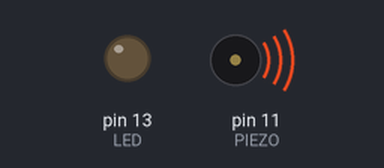
Bench run of a sketch on a simulated Arduino Uno, built with avr-gcc and run on an emulated ATmega328P. On the bench: output pins drawn as LEDs (lit = HIGH), buzzer (waves = sounding).

Above: at 0.06 s.
At 20.0 s:
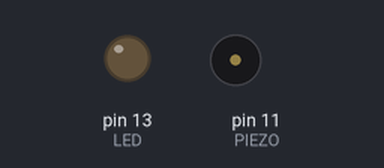
Timing chart, 0 to 40.0 s (numbered marks = the images above):
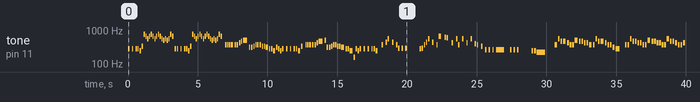

Measured:
- by itself, tone on pin 11 (PIEZO): plays 277 Hz for 0.12 s, 277 Hz for 0.09 s, 277 Hz for 0.09 s, 277 Hz for 0.10 s, 247 Hz for 0.10 s, 330 Hz for 0.10 s … (188 notes in this stretch)

The sketch:

Piano__Edit_5.ino
```cpp
/*
 Unravel Preset Piano

 Press one of the first four buttons and the buzzer will play a note.
 From left to right the piano notes are G4, A4, A#4 and C5.
 The fifth button is coded for a melody. Which means that when you press
 it a song, which you can code, will play.

 Made by: ExeCuteLi
 Published On: May 25, 2018
 Link to project:
 https://create.arduino.cc/projecthub/executeli/unravel-preset-piano-easy-arduino-even-a-ghoul-can-make-it-17c472?ref=similar&ref_id=65462&offset=3

 ------------------------------------------------------------------------
 Piano Music Box

 For this project I have replaced the fifth button with the piano key C#4.
 A potentiometer was added to control three states.
 The first state allows for the buttons and buzzer to act as a piano.
 The second state allows for the buttons to act as a music box.
 Each button in the music box mode will play a song.
 The third state will play every song on a loop.

 Songs were coded by watching tutorials such as this https://www.youtube.com/watch?v=6_qY9_rTGlk,
 writing down what each note was and for how long the note played for on a scae of 1 to 8, and
 then entering those numbers into the code

 Updated by: Braedon Rix
 Date: December 6, 2019
*/

//Defining every individual note, #include "pitches.h" was broken
#define NOTE_B0 31
#define NOTE_C1 33
#define NOTE_CS1 35
#define NOTE_D1 37
#define NOTE_DS1 39
#define NOTE_E1 41
#define NOTE_F1 44
#define NOTE_FS1 46
#define NOTE_G1 49
#define NOTE_GS1 52
#define NOTE_A1 55
#define NOTE_AS1 58
#define NOTE_B1 62
#define NOTE_C2 65
#define NOTE_CS2 69
#define NOTE_D2 73
#define NOTE_DS2 78
#define NOTE_E2 82
#define NOTE_F2 87
#define NOTE_FS2 93
#define NOTE_G2 98
#define NOTE_GS2 104
#define NOTE_A2 110
#define NOTE_AS2 117
#define NOTE_B2 123
#define NOTE_C3 131
#define NOTE_CS3 139
#define NOTE_D3 147
#define NOTE_DS3 156
#define NOTE_E3 165
#define NOTE_F3 175
#define NOTE_FS3 185
#define NOTE_G3 196
#define NOTE_GS3 208
#define NOTE_A3 220
#define NOTE_AS3 233
#define NOTE_B3 247
#define NOTE_C4 262
#define NOTE_CS4 277
#define NOTE_D4 294
#define NOTE_DS4 311
#define NOTE_E4 330
#define NOTE_F4 349
#define NOTE_FS4 370
#define NOTE_G4 392
#define NOTE_GS4 415
#define NOTE_A4 440
#define NOTE_AS4 466
#define NOTE_B4 494
#define NOTE_C5 523
#define NOTE_CS5 554
#define NOTE_D5 587
#define NOTE_DS5 622
#define NOTE_E5 659
#define NOTE_F5 698
#define NOTE_FS5 740
#define NOTE_G5 784
#define NOTE_GS5 831
#define NOTE_A5 880
#define NOTE_AS5 932
#define NOTE_B5 988
#define NOTE_C6 1047
#define NOTE_CS6 1109
#define NOTE_D6 1175
#define NOTE_DS6 1245
#define NOTE_E6 1319
#define NOTE_F6 1397
#define NOTE_FS6 1480
#define NOTE_G6 1568
#define NOTE_GS6 1661
#define NOTE_A6 1760
#define NOTE_AS6 1865
#define NOTE_B6 1976
#define NOTE_C7 2093
#define NOTE_CS7 2217
#define NOTE_D7 2349
#define NOTE_DS7 2489
#define NOTE_E7 2637
#define NOTE_F7 2794
#define NOTE_FS7 2960
#define NOTE_G7 3136
#define NOTE_GS7 3322
#define NOTE_A7 3520
#define NOTE_AS7 3729
#define NOTE_B7 3951
#define NOTE_C8 4186
#define NOTE_CS8 4435
#define NOTE_D8 4699
#define NOTE_DS8 4978
#define ACTIVATED LOW

//Define Arrays for each song and the duration of the notes
// notes in the melody
//Defining which note will play next in a song
//int melody[] = {      Removed
//Unravel
//This is from the original project
//NOTE_AS4, NOTE_C5, NOTE_AS4, NOTE_A4, NOTE_G4,  NOTE_C5, NOTE_AS4, NOTE_A4, NOTE_G4, NOTE_G4, NOTE_F4, 0, 0,
//NOTE_DS4, NOTE_DS4, NOTE_F4, NOTE_D4, 0, 0, 0, NOTE_D4, NOTE_D4, NOTE_D4, NOTE_D4, NOTE_D5, NOTE_D5,
//NOTE_G3, NOTE_AS3, NOTE_C4, NOTE_G3, NOTE_G3, NOTE_AS3, NOTE_AS4, NOTE_A4, NOTE_A4, NOTE_A4, NOTE_AS4, NOTE_AS4,
//NOTE_G3, NOTE_AS3, NOTE_C4, NOTE_G3, NOTE_G3, NOTE_AS3,
//NOTE_AS4, NOTE_C5, NOTE_AS4, NOTE_A4, NOTE_G4,  NOTE_C5, NOTE_AS4, NOTE_A4, NOTE_G4, NOTE_G4, NOTE_F4, 0, 0,
//NOTE_DS4, NOTE_DS4, NOTE_F4, NOTE_D4, NOTE_G3, NOTE_AS3, NOTE_C4, NOTE_F3, NOTE_AS3, NOTE_A3, NOTE_F3,
//NOTE_D4, NOTE_D4, NOTE_D4, NOTE_D5, NOTE_D5,
//NOTE_G3, NOTE_AS3, NOTE_C4, NOTE_F3, NOTE_AS3, NOTE_G3, NOTE_AS4, NOTE_A4, NOTE_A4, NOTE_A4, NOTE_AS4, NOTE_AS4,
//};

// note durations: 4 = quarter note, 8 = eighth note, etc.
//Define how long each tone will play for
//int noteDurations[] = {     Removed
//Unravel - Removed
//4.5, 2.25, 2.25, 4.5, 2.25, 2.25, 2.25, 2.25, 2.25, 4.5, 3, 9, 4.5,
//4.5, 2.25, 4.5, 2.25, 1.125, 2.25, 4.5, 4.5, 2.25, 4.5, 2.25, 4.5, 2.25,
//4.5, 4.5, 4.5, 2.25, 4.5, 4.5, 4.5, 2.25, 4.5, 2.25, 4.5, 2,
//4.5, 4.5, 4.5, 2.25, 4.5, 4.5,
//4.5, 2.25, 2.25, 4.5, 2.25, 2.25, 2.25, 2.25, 2.25, 4.5, 3, 9, 4.5,
//4.5, 2.25, 4.5, 4.5, 4.5, 4.5, 4.5, 4.5, 3, 3, 4.5,
//2.25, 4.5, 2.25, 4.5, 2.25,
//4.5, 4.5, 4.5, 4.5, 2.25, 4.5, 4.5, 2.25, 4.5, 2.25, 4.5, 2.25,
//} ;

//Never Gonna Give You Up
//By: Rick Astley (1987)
int neverGoinToNotes[] = {
  NOTE_CS4, NOTE_CS4, 0, NOTE_CS4, NOTE_CS4,
  0, NOTE_AS3, NOTE_C4, NOTE_CS4, NOTE_CS4, NOTE_DS4, NOTE_C4,
  NOTE_AS3, NOTE_GS3, 0, NOTE_AS3, NOTE_AS3, NOTE_C4, NOTE_CS4,
  NOTE_AS3, 0, NOTE_GS3, NOTE_GS4, NOTE_GS3, NOTE_DS4, 0,
  NOTE_AS3, NOTE_AS3, NOTE_C4, NOTE_CS4, NOTE_AS3, NOTE_CS4, NOTE_DS4,
  0, NOTE_C4, NOTE_AS3, NOTE_C4, NOTE_AS3, NOTE_GS3, 0,
  NOTE_AS3, NOTE_AS3, NOTE_C4, NOTE_AS3, NOTE_AS3, NOTE_C4, NOTE_CS4,
  NOTE_AS3, NOTE_GS3, 0, NOTE_DS4, NOTE_DS4, NOTE_DS4, NOTE_F4,
  NOTE_DS4, 0, NOTE_CS4, NOTE_DS4, NOTE_F4, NOTE_CS4, NOTE_DS4,
  NOTE_DS4, NOTE_DS4, NOTE_F4, NOTE_DS4, NOTE_GS3, NOTE_GS3, 0,
  NOTE_AS3, NOTE_C4, NOTE_CS4, NOTE_AS4, 0, NOTE_DS4, NOTE_F4,
  NOTE_DS4, 0, NOTE_AS3, NOTE_C4, NOTE_CS4, NOTE_AS3, NOTE_F4,
  NOTE_F4, NOTE_DS4, NOTE_GS3, NOTE_AS3, NOTE_C4, NOTE_GS3, NOTE_DS4,
  NOTE_DS4, NOTE_CS4, NOTE_C4, NOTE_AS3, NOTE_AS3, NOTE_C4, NOTE_CS4,
  NOTE_AS3, NOTE_CS4, NOTE_DS4, NOTE_C4, NOTE_AS3, NOTE_GS3, NOTE_F3,
  NOTE_DS4, NOTE_CS4, 0, NOTE_AS3, NOTE_C4, NOTE_CS4, NOTE_AS3,
  NOTE_F4, NOTE_F4, NOTE_DS4, NOTE_GS3, NOTE_AS3, NOTE_C4, NOTE_GS3,
  NOTE_GS4, NOTE_C4, NOTE_CS4, NOTE_CS4, NOTE_AS3, NOTE_GS3, NOTE_AS3,
  NOTE_C4, NOTE_GS3, NOTE_CS4, NOTE_DS4, NOTE_C4, NOTE_AS3, NOTE_GS3,
  NOTE_F3, NOTE_DS4, NOTE_CS4,


};

// note durations: 4 = quarter note, 8 = eighth note, etc.
//Define how long each tone will play for
int neverGoingToDuration[] = {
  7, 7, 6, 7, 7,
  5, 6.5, 6.5, 6, 6, 6.5, 6,
  7, 1, 6, 6, 6, 6.5, 2,
  6.5, 6, 6, 5, 6.5, 2, 4,
  6, 6, 6.5, 6, 6, 6, 6,
  5, 6, 6, 6, 7, 2, 5,
  6, 6, 6.5, 6, 6, 6.5, 2,
  6, 6, 6, 6, 6, 6, 6.5,
  4, 6, 2, 6, 6, 6, 6,
  6, 6, 6, 6, 6, 4, 5,
  6, 6, 6, 6, 6, 6, 6,
  5, 4, 7, 6.5, 7, 7, 6,
  6, 4, 7, 7, 6.5, 7, 6,
  6, 6, 6.5, 6.5, 7, 6.5, 7,
  7, 5, 6.5, 6.5, 6.5, 5, 6.5,
  5, 2, 6, 7, 7, 6.5, 7, 7,
  6, 6, 4, 7, 7, 6.5, 1,
  5, 6, 5.5, 6.5, 6.5, 7, 7,
  6.5, 7, 5, 6.5, 6, 6.5, 5,
  6, 6, 4,

};

//All Star
//By: Smash Mouth (1999)
int allStarNotes[] = {
  NOTE_FS4, NOTE_CS5, NOTE_AS4, NOTE_AS4, NOTE_GS4, NOTE_FS4, NOTE_FS4, NOTE_B4,
  NOTE_AS4, NOTE_AS4, NOTE_GS4, NOTE_GS4, NOTE_FS4, NOTE_FS4, NOTE_CS5, NOTE_AS4,
  NOTE_AS4, NOTE_GS4, NOTE_FS4, NOTE_FS4, NOTE_DS4, NOTE_CS4, 0, NOTE_FS4,
  NOTE_FS4, NOTE_CS5, NOTE_AS4, NOTE_AS4, NOTE_GS4, NOTE_GS4, NOTE_FS4, NOTE_FS4,
  NOTE_B4, NOTE_AS4, NOTE_AS4, NOTE_GS4, NOTE_GS4, NOTE_FS4, NOTE_FS4, NOTE_CS5,
  NOTE_AS4, NOTE_AS4, NOTE_GS4, NOTE_FS4, NOTE_FS4, NOTE_GS4, NOTE_DS4, 0,
  NOTE_FS4, NOTE_DS4, NOTE_FS4, NOTE_FS4, NOTE_FS4, NOTE_FS4, NOTE_DS4, NOTE_CS4,
  NOTE_FS4, NOTE_FS4, NOTE_FS4, NOTE_FS4, NOTE_FS4, NOTE_FS4, NOTE_FS4, NOTE_FS4,
  NOTE_FS4, NOTE_FS4, NOTE_FS4, NOTE_FS4, NOTE_FS4, NOTE_AS4, NOTE_FS4, NOTE_AS4,
  NOTE_AS4, NOTE_CS5, NOTE_B4, NOTE_AS4, NOTE_FS4, NOTE_GS4, NOTE_GS4, NOTE_GS4,
  NOTE_GS4, NOTE_AS4, NOTE_FS4, NOTE_FS4, NOTE_DS4, NOTE_CS4, NOTE_FS4, NOTE_FS4,
  NOTE_FS4, 0, NOTE_AS4, NOTE_CS5, NOTE_AS4, NOTE_DS5, NOTE_AS4, NOTE_CS5,
  NOTE_AS4, NOTE_DS5, NOTE_AS4, NOTE_CS5, NOTE_B4, NOTE_AS4, NOTE_GS4, NOTE_FS4,
  NOTE_FS4, NOTE_GS4, NOTE_FS4, 0, NOTE_FS4, NOTE_FS4, NOTE_FS4, NOTE_FS4,
  NOTE_FS4, NOTE_FS4, NOTE_FS4, NOTE_FS4, 0, NOTE_FS4, NOTE_FS4, NOTE_AS4,
  NOTE_FS4, NOTE_FS4, NOTE_FS4, NOTE_DS4, NOTE_DS4, NOTE_DS4, 0, NOTE_AS4,
  NOTE_FS4, NOTE_FS4, NOTE_DS4, NOTE_FS4, NOTE_FS4, NOTE_FS4, NOTE_DS4, NOTE_FS4,
  NOTE_FS4, NOTE_FS4, NOTE_AS4, NOTE_AS4, NOTE_FS4, NOTE_FS4, NOTE_DS4, NOTE_FS4,
  NOTE_FS4, NOTE_FS4, NOTE_DS4, NOTE_FS4, NOTE_FS4, NOTE_FS4, NOTE_AS4, 0,
  NOTE_AS4, NOTE_CS5, NOTE_B4, NOTE_CS5, NOTE_DS5, NOTE_FS5, NOTE_GS5, NOTE_FS5,
  NOTE_FS4, NOTE_FS4, NOTE_GS4, NOTE_FS4, NOTE_AS4, NOTE_GS4, NOTE_GS4, NOTE_FS4,
  NOTE_GS4, NOTE_AS4, NOTE_DS4,

};

// note durations: 4 = quarter note, 8 = eighth note, etc.
//Define how long each tone will play for
int allStarDuration[] = {
  4, 5, 5, 3, 5, 5, 5, 3,
  5, 5, 5, 5, 3, 5, 5, 5,
  3, 5, 5, 5, 4, 2, 4, 5,
  5, 5, 5, 5, 5, 5, 5, 5,
  3, 5, 5, 5, 5, 5, 5, 4,
  5, 5, 4, 5, 5, 4, 3, 4,
  4, 4, 3.5, 3.5, 5, 5, 5, 5,
  3.5, 3.5, 4, 3, 3.5, 5, 5, 3.5,
  5, 5, 5, 5, 3.5, 5, 4, 5,
  5, 3.5, 3.5, 5, 5, 3.5, 3.5, 4,
  5, 3.5, 3.5, 3.5, 5, 5, 3.5, 3.5,
  3.5, 3.5, 5, 3.5, 5, 3.5, 5, 3.5,
  5, 3.5, 5, 3.5, 3.5, 3.5, 3.5, 3.5,
  5, 3.5, 2.5, 4.5, 5, 5, 5, 3.5,
  5, 5, 3.5, 4, 4, 5, 5, 5,
  5, 3.5, 5, 5, 3.5, 2.5, 2, 3.5,
  2.5, 5, 5, 3.5, 2.5, 5, 5, 3.5,
  2.5, 3, 2, 3.5, 3, 5, 5, 3.5,
  2.5, 5, 5, 3.5, 2.5, 3, 3, 5,
  3, 3, 3, 3.5, 3.5, 2.5, 3.5, 3,
  3.5, 3.5, 3.5, 3.5, 3.5, 3.5, 3.5, 3,
  4, 3.5, 8,

};

//Soviet Anthem - I needed to remove some space because I was encountering errors
//By: Russia (1938)
//int sovietNotes[] = {
//  NOTE_C5, NOTE_G4, NOTE_A4, NOTE_B4, NOTE_E4, NOTE_E4, NOTE_A4, NOTE_G4, NOTE_F4, NOTE_G4,
//  NOTE_C4, NOTE_C4, NOTE_D4, NOTE_D4, NOTE_E4, NOTE_F4, NOTE_F4, NOTE_G4, NOTE_A4, NOTE_B4,
//  NOTE_C5, NOTE_D5, NOTE_G4, NOTE_G4, NOTE_G4, NOTE_G4, NOTE_G4, NOTE_E5, NOTE_D5, NOTE_C5,
//  NOTE_D5, NOTE_B4, NOTE_G4, NOTE_C5, NOTE_B4, NOTE_A4, NOTE_B4, NOTE_E4, NOTE_E4, NOTE_A4,
//  NOTE_G4, NOTE_F4, NOTE_G4, NOTE_C4, NOTE_C4, NOTE_C5, NOTE_B4, NOTE_A4, NOTE_G4,
//
//};
//
//// note durations: 4 = quarter note, 8 = eighth note, etc.
////Define how long each tone will play for
//int sovietDuration[] = {
//  5, 5.5, 7, 4.5, 6.5, 6.5, 5, 5.5, 7, 5,
//  6.5, 6.5, 5, 6.5, 6.5, 5, 6.5, 6.5, 5, 6.5,
//  6.5, 6.5, 7, 7, 7, 6, 6.5, 5, 6.5, 7,
//  5, 6.5, 6.5, 5, 5.5, 7, 5, 6.5, 6.5, 5,
//  5.5, 7, 5, 6.5, 6.5, 5.5, 7, 2,
//
//};

//Mii Channel Theme
//By: Nintedo (2008)
int miiChannelNotes[] = {
  NOTE_FS4, 0, NOTE_A4, NOTE_CS5, 0, NOTE_A4, 0, NOTE_FS4, NOTE_D4, 0, NOTE_D4, 0, NOTE_D4,
  0, NOTE_CS4, NOTE_D4, NOTE_FS4, NOTE_A4, NOTE_CS5, 0, NOTE_A4, 0, NOTE_FS4, NOTE_E5, 0,
  NOTE_DS5, NOTE_D5, 0, NOTE_GS4, 0, NOTE_CS5, NOTE_FS4, 0, NOTE_CS5, 0, NOTE_GS4, 0,
  NOTE_CS5, 0, NOTE_G4, NOTE_FS4, 0, NOTE_E4, 0, NOTE_C4, 0, NOTE_C4, 0, NOTE_C4, 0, NOTE_C4,
  0, NOTE_C4, 0, NOTE_C4, 0, NOTE_C4, 0, NOTE_B3, NOTE_B3, NOTE_A3,

};

// note durations: 4 = quarter note, 8 = eighth note, etc.
//Define how long each tone will play for
int miiChannelDuration[] = {
  6.5, 6, 6, 6.5, 6, 6, 6, 6.5, 7, 7, 7, 7, 7,
  1, 6.5, 6, 6.5, 6, 6.5, 6, 6, 6, 6.5, 3, 7.5,
  6.5, 6, 4, 6.5, 6, 6.5, 6.5, 6, 6.5, 6, 6.5, 6,
  6.5, 6, 6, 6.5, 6, 6, 6, 7, 7, 7, 7, 7,
  7, 1, 7, 7, 7, 7, 7, 7, 1, 5, 5, 1,

};

//Africa
//By: Toto (1984)
int africaNotes[] = {
  NOTE_CS4, 0, NOTE_CS4, 0, NOTE_CS4, NOTE_CS4, NOTE_B3, NOTE_E4,
  NOTE_FS5, NOTE_E5, NOTE_CS5, NOTE_E5, NOTE_FS5, NOTE_E5, NOTE_CS5, NOTE_E5, NOTE_FS5, NOTE_E5, NOTE_CS5, NOTE_B4, NOTE_CS5, NOTE_B4, NOTE_CS5, NOTE_FS5, NOTE_E5,
  NOTE_CS4, NOTE_CS4, 0, NOTE_CS4, 0, NOTE_CS4, NOTE_CS4, NOTE_B3, NOTE_E4,
  NOTE_FS5, NOTE_E5, NOTE_CS5, NOTE_E5, NOTE_FS5, NOTE_E5, NOTE_CS5, NOTE_E5, NOTE_FS5, NOTE_E5, NOTE_CS5, NOTE_B4, NOTE_CS5, NOTE_B4, NOTE_CS5, NOTE_FS5, NOTE_E5,
  0, NOTE_FS4, NOTE_FS4, NOTE_FS4, NOTE_FS4, NOTE_FS4, NOTE_FS4, NOTE_GS4,
  NOTE_AS4, NOTE_B4, NOTE_DS4, NOTE_DS4, NOTE_E4, NOTE_FS4, NOTE_FS4, NOTE_FS4, NOTE_E4,
  NOTE_E4, NOTE_DS4, NOTE_CS4, NOTE_CS4, NOTE_B3, NOTE_DS4, NOTE_CS4, NOTE_B3,
  NOTE_CS4, 0, NOTE_CS4, 0, NOTE_CS4, 0, NOTE_CS4, NOTE_CS4, NOTE_B3,
  NOTE_E4, 0, NOTE_FS4, NOTE_FS4, NOTE_FS4, NOTE_FS4, NOTE_FS4, NOTE_GS4,
  NOTE_AS4, NOTE_B4, NOTE_DS4, NOTE_DS4, NOTE_E4, NOTE_FS4, NOTE_FS4, NOTE_E4,
  NOTE_E4, NOTE_DS4, NOTE_CS4, NOTE_CS4, NOTE_B3, NOTE_DS3, NOTE_CS4, NOTE_B3,
  NOTE_CS4, 0, NOTE_CS4, 0, NOTE_CS4, 0, NOTE_CS4, NOTE_CS4, NOTE_B3, NOTE_E4,

};

// note durations: 4 = quarter note, 8 = eighth note, etc.
//Define how long each tone will play for
int africaDuration[] = {
  5, 7, 7, 7, 7, 6, 6, 6,
  7, 7, 7, 7, 7, 7, 7, 7, 7, 7 ,7, 7, 7, 7, 7, 7, 5,
  5, 7, 7, 7, 7, 7, 6, 6, 6, 7,
  7, 7, 7, 7, 7, 7, 7, 7,
  7, 7, 7, 7, 7, 7, 7, 5,
  6, 7, 7, 7, 3, 7, 5, 6,
  7, 2, 7, 5, 6, 7, 6, 5,
  6.5, 7, 4, 6, 6, 4, 7, 6,
  6, 6, 7, 6, 7, 6, 7, 6, 6,
  4, 5, 7, 7, 7, 4, 5, 6,
  7, 2, 7, 5, 6, 6, 6, 7,
  6, 6, 3, 6, 6, 3, 7, 6,
  6, 6, 7, 6, 7, 6, 7, 6.5, 6, 4,

};


//Define pins and variables
const int PIEZO = 11;
const int LED = 13;
//int buttonSong = 8; Removed functionality that plays a song on fifth button
const int BUTTON_CS = 8;  //Added a new fifth button to replace buttonSong
const int playlist = 0; //Used to switch between modes
const int BUTTON_C = 6;
const int BUTTON_AS = 4;
const int BUTTON_A = 3;
const int BUTTON_G = 2;
int value;


void setup()
{
  pinMode(LED, OUTPUT); //Used to test if buttons where working correctly
  digitalWrite(LED,LOW);

  pinMode(BUTTON_CS, INPUT);  //Added the pinMode and digitalWrite for the new button to replace buttonSong
  digitalWrite(BUTTON_CS,HIGH);
  pinMode(BUTTON_C, INPUT);
  digitalWrite(BUTTON_C,HIGH);
  pinMode(BUTTON_AS, INPUT);
  digitalWrite(BUTTON_AS,HIGH);
  pinMode(BUTTON_A, INPUT);
  digitalWrite(BUTTON_A,HIGH);
  pinMode(BUTTON_G, INPUT);
  digitalWrite(BUTTON_G,HIGH);
  //pinMode (buttonSong, INPUT);  Removed
  //digitalWrite(buttonSong, HIGH); Removed
}


void loop()
{

  //value = analogRead(playlist);
  value = 3;

//Piano Mode
//Each button plays one tone
  if (value == 1)
  {
    while(digitalRead(BUTTON_CS) == ACTIVATED)
    {
      tone(PIEZO,NOTE_CS5);
      digitalWrite(LED,HIGH);
    }

    while(digitalRead(BUTTON_C) == ACTIVATED)
    {
      tone(PIEZO,NOTE_C5);
      digitalWrite(LED,HIGH);
    }

    while(digitalRead(BUTTON_AS) == ACTIVATED)
    {
      tone(PIEZO,NOTE_AS4);
      digitalWrite(LED,HIGH);
    }

    while(digitalRead(BUTTON_A) == ACTIVATED)
    {
      tone(PIEZO,NOTE_A4);
      digitalWrite(LED,HIGH);
    }

    while(digitalRead(BUTTON_G) == ACTIVATED)
    {
      tone(PIEZO,NOTE_G4);
      digitalWrite(LED,HIGH);
    }

//Removed
//  if(digitalRead(buttonSong) == ACTIVATED) {
//    for (int thisNote=0; thisNote <85; thisNote++) {
//      int noteDuration = 600 / noteDurations[thisNote];
//      tone(11, melody[thisNote], noteDuration);
//      int pauseBetweenNotes = noteDuration * 1.50;
//      delay(pauseBetweenNotes);
//      noTone(11);
//    }
//  }

  noTone(PIEZO);
  digitalWrite(LED,LOW);
  }

//Music Box Mode
//Each button plays a song
  if (value == 2)
  {
    while(digitalRead(BUTTON_CS) == ACTIVATED)
    {
      //Africa
      for (int n = 0; n < 118; n++)
      {
        int noteDuration5 = 600 / africaDuration[n];
        tone(11, africaNotes[n], noteDuration5);
        int pauseBetweenNotes5 = noteDuration5 * 1.50;
        delay(pauseBetweenNotes5);
        noTone(11);
      }
    }

    while(digitalRead(BUTTON_C) == ACTIVATED)
    {
      //Mii Channel
      for (int as = 0; as < 61; as++)
      {
        int noteDuration4 = 600 / miiChannelDuration[as];
        tone(11, miiChannelNotes[as], noteDuration4);
        int pauseBetweenNotes4 = noteDuration4 * 1.50;
        delay(pauseBetweenNotes4);
        noTone(11);
      }
    }

    while(digitalRead(BUTTON_AS) == ACTIVATED)  //I had to remove a song for memory
    {
      tone(PIEZO,NOTE_AS4);
      digitalWrite(LED,HIGH);
    }

    while(digitalRead(BUTTON_A) == ACTIVATED)
    {
      //All Star
      for (int m = 0; m < 171; m++)
      {
        int noteDuration2 = 600 / allStarDuration[m];
        tone(11, allStarNotes[m], noteDuration2);
        int pauseBetweenNotes2 = noteDuration2 * 1.50;
        delay(pauseBetweenNotes2);
        noTone(11);
      }
    }

    while(digitalRead(BUTTON_G) == ACTIVATED)
    {
      //Never Gonna Give You Up
      for (int a = 0; a < 134; a++)
      {
        int noteDuration = 600 / neverGoingToDuration[a];
        tone(11, neverGoinToNotes[a], noteDuration);
        int pauseBetweenNotes = noteDuration * 1.50;
        delay(pauseBetweenNotes);
        noTone(11);
      }
    }

    noTone(PIEZO);
    digitalWrite(LED,LOW);
  }

//Playlist Mode
//Plays all songs in a loop
  while (value == 3)
  {
    for (int v = 0; v < 118; v++)  //Africa
    {
      int noteDuration5 = 600 / africaDuration[v];
      tone(11, africaNotes[v], noteDuration5);
      int pauseBetweenNotes5 = noteDuration5 * 1.50;
      delay(pauseBetweenNotes5);
      noTone(11);
    }

    delay(200);

    for (int w = 0; w < 61; w++)  //Mii Channel Theme
    {
      int noteDuration4 = 600 / miiChannelDuration[w];
      tone(11, miiChannelNotes[w], noteDuration4);
      int pauseBetweenNotes4 = noteDuration4 * 1.50;
      delay(pauseBetweenNotes4);
      noTone(11);
    }

    delay(200);

    for (int x = 0; x < 1; x++) //Soviet Anthem
    {
      //Removed a song from the loop to reduce amount of memory used
    }

    delay(200);

    for (int y = 0; y < 171; y++)  //All Star
    {
      int noteDuration2 = 600 / allStarDuration[y];
      tone(11, allStarNotes[y], noteDuration2);
      int pauseBetweenNotes2 = noteDuration2 * 1.50;
      delay(pauseBetweenNotes2);
      noTone(11);
    }

    delay(200);

    for (int z = 0; z < 134; z++)  //Never Going To Give You Up
    {
      int noteDuration = 600 / neverGoingToDuration[z];
      tone(11, neverGoinToNotes[z], noteDuration);
      int pauseBetweenNotes = noteDuration * 1.50;
      delay(pauseBetweenNotes);
      noTone(11);
    }

    delay(200);
  }
}
```
